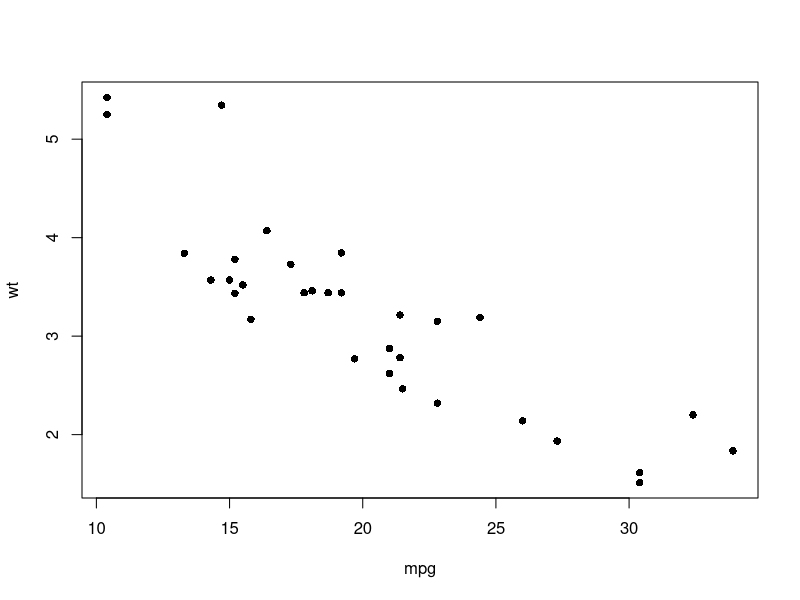
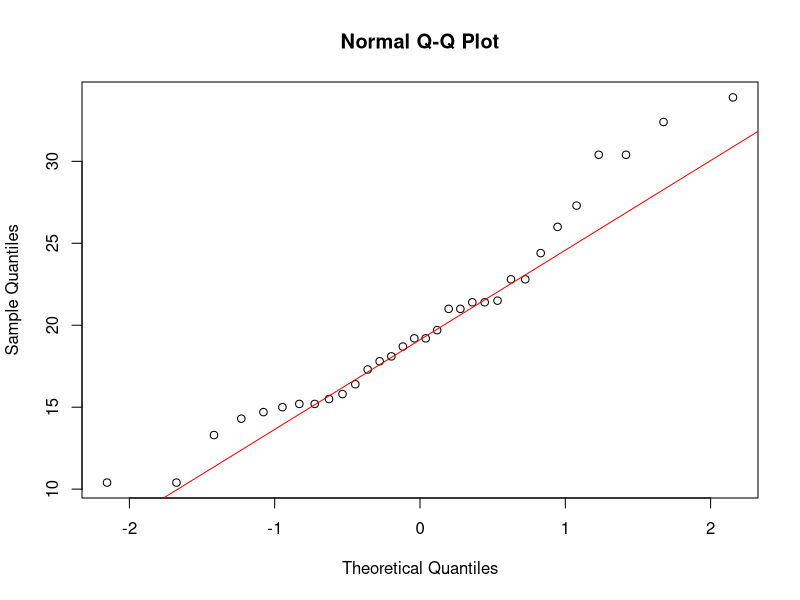
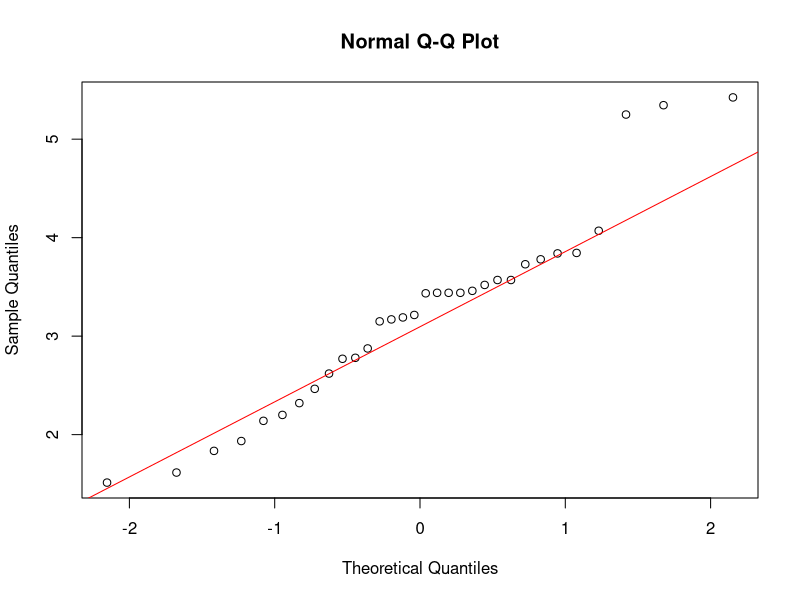

The R source for these figures, in order:
# Zajêcia 12 ####


# zadanie 1 ---------------------------------------------------------------
# 1.

data = mtcars

# wykres rozrzutu
plot(
  data$mpg, 
  data$wt,
  xlab = "mpg",
  ylab = "wt",
  pch = 16
)

# 2. SprawdŸ za³o¿enia testu istotnoœci dla wspó³czynnika korelacji.

# za³o¿enia
shapiro.test(data$mpg)$p.value

qqnorm(data$mpg)
qqline(data$mpg, col = "red")

shapiro.test(data$wt)$p.value

qqnorm(data$wt)
qqline(data$wt, col = "red")

# 3. Wykonaj test istotnoœci dla wspó³czynnika korelacji 
# dla zmiennych mpg i wg. Oszacuj punktowo i przedzia³owo wspó³czynnik korelacji.

# testy
cor.test(data$mpg, data$wt, method = "pearson")$p.value
cor.test(data$mpg, data$wt, method = "pearson")$est
cor.test(data$mpg, data$wt, method = "pearson")$conf.int

# 4. Wykonaj polecenie punktu 3 korzystaj¹c ze wspó³czynników Kendalla i Spearmana.

# testy
cor.test(data$mpg, data$wt, method = "kendall")$p.value
cor.test(data$mpg, data$wt, method = "kendall")$est

cor.test(data$mpg, data$wt, method = "spearman")$p.value
cor.test(data$mpg, data$wt, method = "spearman")$est